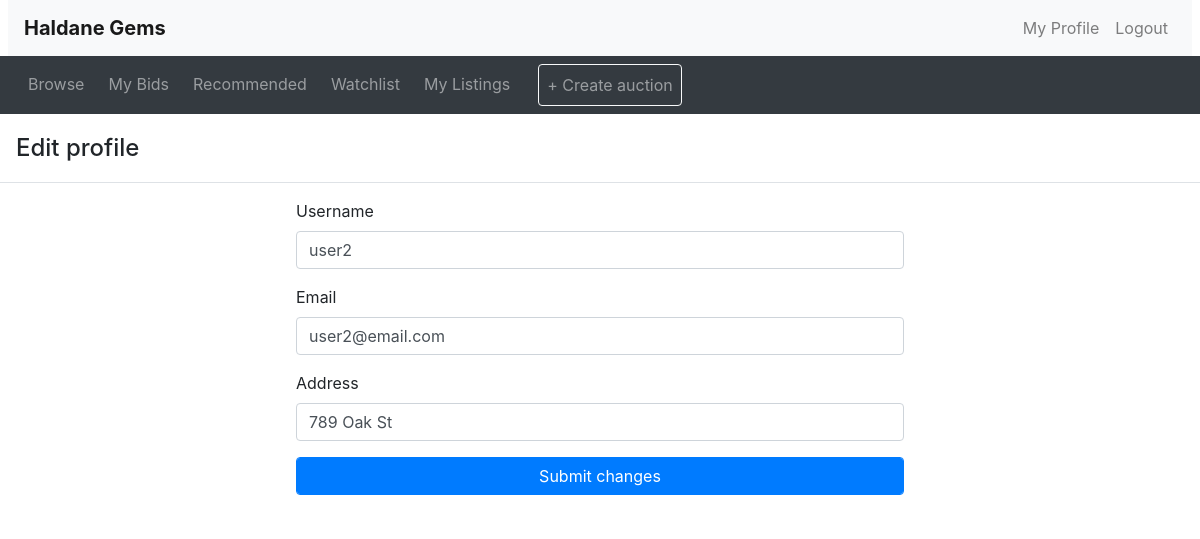
Screenshot of /edit_profile.php (signed in) with the database file from the repository.
### tables this page shows
CREATE TABLE Users (
   UserID INT PRIMARY KEY AUTO_INCREMENT,
   Username VARCHAR(255) UNIQUE NOT NULL,
   Password VARCHAR(255) NOT NULL,
   Email VARCHAR(255) UNIQUE NOT NULL,
   Address VARCHAR(255) NOT NULL,
   RegistrationDate DATETIME NOT NULL DEFAULT CURRENT_TIME
);

### edit_profile.php (the view, shortened to what this page needs)
<?php include_once("header.php") ?>
<?php require_once "config.php" ?>
<div>
    <div>
        <div class="modal-content" style="border: none;">
            <div class="modal-header">
                <h4 class="modal-title">Edit profile</h4>
            </div>
            <?php
            $userId = $_SESSION['id'];
            $general_info_sql = "SELECT * FROM users WHERE UserID = $userId";
            $general_info_result = $mysqli->query($general_info_sql);
            $info = $general_info_result->fetch_assoc();
            $username = $info["Username"];
            $email = $info["Email"];
            $address = $info["Address"];
            $formDisplayed = true;
            if ($formDisplayed) {
                echo "
            <div class='modal-body' style= 'width: 40rem; margin: 0 auto;'>
                <form method='POST' action=''>
                    <div class='form-group'>
                        <label for='username'>Username</label>
                        <input type='text' class='form-control' name='username' id='username' value='" . $username . "'>";
                echo
                "</div>
                    <div class='form-group'>
                        <label for='email'>Email</label>
                        <input type='text' class='form-control' name='email' id='email' value='" . $email . "'>";
                echo
                " </div>
                    <div class='form-group'>
                        <label for='address'>Address</label>
                        <input type='text' class='form-control' name='address' id='address' value='" . $address . "'> ";
                echo "</div>
                    <button type='submit' name='submit_changes'class='btn btn-primary form-control'>Submit changes</button>
                </form>";
            }
            ?>

### rows the page displays
users: username "user2", email "user2@email.com", address "789 Oak St"
